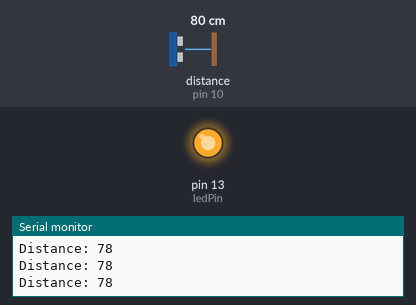
The sketch below on a simulated Arduino Uno, built with avr-gcc and run on an emulated ATmega328P. On the bench: output pins drawn as LEDs (lit = HIGH), the last lines printed to the serial monitor. Wiring (inferred from the names in the program): ultrasonic range finder: trigger pin 9; echo pin 10. Inputs (shaded band) come from the test bench; at power-on: distance to the obstacle (sensor on pin 10) 80 cm. The echo pulse lasts 58.3 µs per cm; pins used as bus, display or sensor lines are not drawn.

Above: at 1.2 s.
1.3 s: distance to the obstacle (sensor on pin 10) set to 7 cm
4.3 s: distance to the obstacle (sensor on pin 10) set to 4 cm
At 5.2 s:
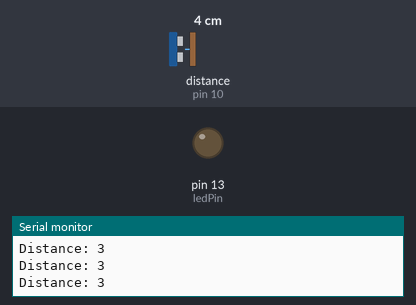
5.8 s: distance to the obstacle (sensor on pin 10) set to 9 cm
At 6.4 s:
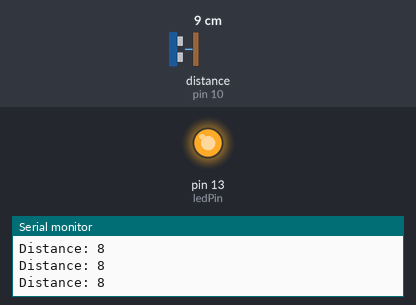
8.8 s: distance to the obstacle (sensor on pin 10) set to 2 cm
At 9.9 s:
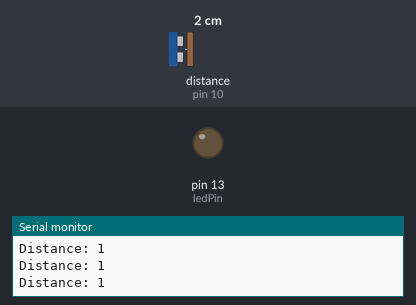
Timing chart, 0 to 11.8 s (numbered marks = the images above; inputs shaded):
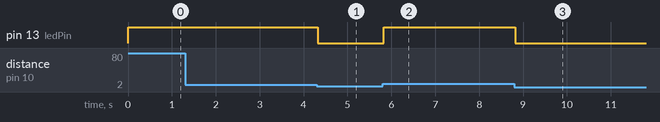

Measured:
- the behaviour switches between 6 and 5 cm on distance to the obstacle (sensor on pin 10) (found by bisection; images 0 and 1)
- after the input at 4.3 s, pin 13 (ledPin): HIGH → LOW at once
- after the input at 5.8 s, pin 13 (ledPin): LOW → HIGH at once
- after the input at 8.8 s, pin 13 (ledPin): HIGH → LOW at once

The sketch:

hrc_parkingsensor1.ino
```cpp
// defines pins numbers
const int trigPin = 9;
const int echoPin = 10;

const int ledPin = 13;    // the number of the LED pin
// defines variables
long duration;
int distance;
void setup() {
  pinMode(trigPin, OUTPUT); // Sets the trigPin as an Output
  pinMode(echoPin, INPUT); // Sets the echoPin as an Input
  pinMode(ledPin, OUTPUT);
  Serial.begin(9600); // Starts the serial communication
}
void loop() {
  // Clears the trigPin
  digitalWrite(trigPin, LOW);
  delayMicroseconds(2);
  // Sets the trigPin on HIGH state for 10 micro seconds
  digitalWrite(trigPin, HIGH);
  delayMicroseconds(10);
  digitalWrite(trigPin, LOW);
  // Reads the echoPin, returns the sound wave travel time in microseconds
  duration = pulseIn(echoPin, HIGH);
  // Calculating the distance
  distance = duration * 0.034 / 2;
  // Prints the distance on the Serial Monitor
  Serial.print("Distance: ");
  Serial.println(distance);
if (distance<5)
    {// turn LED on:
    digitalWrite(ledPin, LOW);
    }
  else {
    // turn LED off:
    digitalWrite(ledPin, HIGH);
  }
}
```
